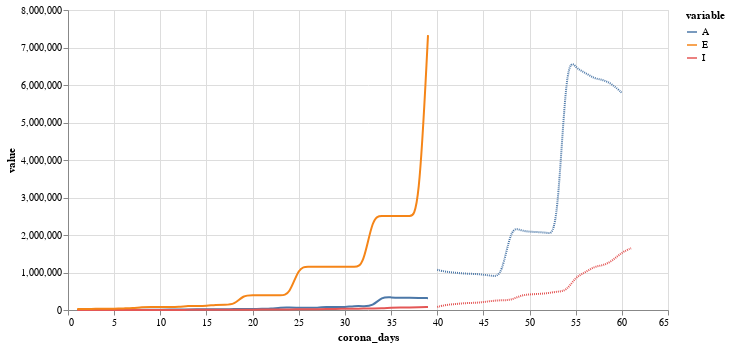

Notebook source saved alongside this figure:
### Code cell
# var_in_multi_line selects one of the 3 variables: I, E, A in the country comparison plot
olg.plot_data(p.countries, var_in_multi_line='I')

### Figure 1 — Vega-Lite specification as saved in the notebook (floating-point values rounded to 4 significant figures)
{"config": {"view": {"continuousWidth": 400, "continuousHeight": 300}}, "layer": [{"data": {"name": "data-004d66a80423bda6caea855366515eb5"}, "mark": {"type": "line", "interpolate": "basis"}, "encoding": {"color": {"type": "nominal", "field": "variable"}, "x": {"type": "quantitative", "field": "corona_days"}, "y": {"type": "quantitative", "field": "value"}}}, {"data": {"name": "data-338cbf970f922605985613644177cfb1"}, "mark": {"type": "line", "interpolate": "basis", "strokeDash": [1, 1]}, "encoding": {"color": {"type": "nominal", "field": "variable"}, "x": {"type": "quantitative", "field": "corona_days"}, "y": {"type": "quantitative", "field": "value"}}}], "height": 300, "width": 600, "$schema": "https://vega.github.io/schema/vega-lite/v4.0.2.json", "datasets": {"data-004d66a80423bda6caea855366515eb5": [{"corona_days": 1, "variable": "A", "value": 1076}, {"corona_days": 2, "variable": "A", "value": 1016}, {"corona_days": 3, "variable": "A", "value": 1327}, {"corona_days": 4, "variable": "A", "value": 2424}, {"corona_days": 5, "variable": "A", "value": 4077}, {"corona_days": 6, "variable": "A", "value": 5208}, {"corona_days": 7, "variable": "A", "value": 4919}, {"corona_days": 8, "variable": "A", "value": 4662}, {"corona_days": 9, "variable": "A", "value": 6837}, {"corona_days": 10, "variable": "A", "value": 8915}, {"corona_days": 11, "variable": "A", "value": 10805}, {"corona_days": 12, "variable": "A", "value": 14198}, {"corona_days": 13, "variable": "A", "value": 14955}, {"corona_days": 14, "variable": "A", "value": 17330}, {"corona_days": 15, "variable": "A", "value": 22323}, {"corona_days": 16, "variable": "A", "value": 21134}, {"corona_days": 17, "variable": "A", "value": 20654}, {"corona_days": 18, "variable": "A", "value": 25041}, {"corona_days": 19, "variable": "A", "value": 23727}, {"corona_days": 20, "variable": "A", "value": 24674}, {"corona_days": 21, "variable": "A", "value": 33529}, {"corona_days": 22, "variable": "A", "value": 31794}, {"corona_days": 23, "variable": "A", "value": 67537}, {"corona_days": 24, "variable": "A", "value": 63885}, {"corona_days": 25, "variable": "A", "value": 62758}, {"corona_days": 26, "variable": "A", "value": 60679}, {"corona_days": 27, "variable": "A", "value": 58170}, {"corona_days": 28, "variable": "A", "value": 82646}, {"corona_days": 29, "variable": "A", "value": 78354}, {"corona_days": 30, "variable": "A", "value": 77549}, {"corona_days": 31, "variable": "A", "value": 107386}, {"corona_days": 32, "variable": "A", "value": 101824}, {"corona_days": 33, "variable": "A", "value": 98963}, {"corona_days": 34, "variable": "A", "value": 353428}, {"corona_days": 35, "variable": "A", "value": 333801}, {"corona_days": 36, "variable": "A", "value": 328496}, {"corona_days": 37, "variable": "A", "value": 326873}, {"corona_days": 38, "variable": "A", "value": 323602}, {"corona_days": 39, "variable": "A", "value": 316047}, {"corona_days": 1, "variable": "I", "value": 116}, {"corona_days": 2, "variable": "I", "value": 176}, {"corona_days": 3, "variable": "I", "value": 196}, {"corona_days": 4, "variable": "I", "value": 269}, {"corona_days": 5, "variable": "I", "value": 404}, {"corona_days": 6, "variable": "I", "value": 632}, {"corona_days": 7, "variable": "I", "value": 921}, {"corona_days": 8, "variable": "I", "value": 1178}, {"corona_days": 9, "variable": "I", "value": 1370}, {"corona_days": 10, "variable": "I", "value": 1739}, {"corona_days": 11, "variable": "I", "value": 2221}, {"corona_days": 12, "variable": "I", "value": 2803}, {"corona_days": 13, "variable": "I", "value": 3570}, {"corona_days": 14, "variable": "I", "value": 4366}, {"corona_days": 15, "variable": "I", "value": 5284}, {"corona_days": 16, "variable": "I", "value": 6473}, {"corona_days": 17, "variable": "I", "value": 6953}, {"corona_days": 18, "variable": "I", "value": 6954}, {"corona_days": 19, "variable": "I", "value": 8268}, {"corona_days": 20, "variable": "I", "value": 9328}, {"corona_days": 21, "variable": "I", "value": 10575}, {"corona_days": 22, "variable": "I", "value": 12310}, {"corona_days": 23, "variable": "I", "value": 13144}, {"corona_days": 24, "variable": "I", "value": 16796}, {"corona_days": 25, "variable": "I", "value": 17923}, {"corona_days": 26, "variable": "I", "value": 20002}, {"corona_days": 27, "variable": "I", "value": 22511}, {"corona_days": 28, "variable": "I", "value": 25269}, {"corona_days": 29, "variable": "I", "value": 29561}, {"corona_days": 30, "variable": "I", "value": 30366}, {"corona_days": 31, "variable": "I", "value": 33599}, {"corona_days": 32, "variable": "I", "value": 39161}, {"corona_days": 33, "variable": "I", "value": 42022}, {"corona_days": 34, "variable": "I", "value": 42023}, {"corona_days": 35, "variable": "I", "value": 61650}, {"corona_days": 36, "variable": "I", "value": 66955}, {"corona_days": 37, "variable": "I", "value": 68578}, {"corona_days": 38, "variable": "I", "value": 71849}, {"corona_days": 39, "variable": "I", "value": 79404}, {"corona_days": 1, "variable": "E", "value": 27607}, {"corona_days": 2, "variable": "E", "value": 27607}, {"corona_days": 3, "variable": "E", "value": 31995}, {"corona_days": 4, "variable": "E", "value": 31995}, {"corona_days": 5, "variable": "E", "value": 34002}, {"corona_days": 6, "variable": "E", "value": 44104}, {"corona_days": 7, "variable": "E", "value": 44104}, {"corona_days": 8, "variable": "E", "value": 80681}, {"corona_days": 9, "variable": "E", "value": 80681}, {"corona_days": 10, "variable": "E", "value": 80681}, {"corona_days": 11, "variable": "E", "value": 80681}, {"corona_days": 12, "variable": "E", "value": 80681}, {"corona_days": 13, "variable": "E", "value": 107915}, {"corona_days": 14, "variable": "E", "value": 107915}, {"corona_days": 15, "variable": "E", "value": 107915}, {"corona_days": 16, "variable": "E", "value": 140985}, {"corona_days": 17, "variable": "E", "value": 140985}, {"corona_days": 18, "variable": "E", "value": 140985}, {"corona_days": 19, "variable": "E", "value": 395451}, {"corona_days": 20, "variable": "E", "value": 395451}, {"corona_days": 21, "variable": "E", "value": 395451}, {"corona_days": 22, "variable": "E", "value": 395451}, {"corona_days": 23, "variable": "E", "value": 395451}, {"corona_days": 24, "variable": "E", "value": 395451}, {"corona_days": 25, "variable": "E", "value": 1153495}, {"corona_days": 26, "variable": "E", "value": 1153495}, {"corona_days": 27, "variable": "E", "value": 1153495}, {"corona_days": 28, "variable": "E", "value": 1153495}, {"corona_days": 29, "variable": "E", "value": 1153495}, {"corona_days": 30, "variable": "E", "value": 1153495}, {"corona_days": 31, "variable": "E", "value": 1153495}, {"corona_days": 32, "variable": "E", "value": 1153495}, {"corona_days": 33, "variable": "E", "value": 2504987}, {"corona_days": 34, "variable": "E", "value": 2504987}, {"corona_days": 35, "variable": "E", "value": 2504987}, {"corona_days": 36, "variable": "E", "value": 2504987}, {"corona_days": 37, "variable": "E", "value": 2504987}, {"corona_days": 38, "variable": "E", "value": 2504987}, {"corona_days": 39, "variable": "E", "value": 7329983}], "data-338cbf970f922605985613644177cfb1": [{"corona_days": 40, "variable": "A", "value": 1072668}, {"corona_days": 41, "variable": "A", "value": 1012199}, {"corona_days": 42, "variable": "A", "value": 995173}, {"corona_days": 43, "variable": "A", "value": 968422}, {"corona_days": 44, "variable": "A", "value": 964213}, {"corona_days": 45, "variable": "A", "value": 943895}, {"corona_days": 46, "variable": "A", "value": 908283}, {"corona_days": 47, "variable": "A", "value": 891009}, {"corona_days": 48, "variable": "A", "value": 2243337}, {"corona_days": 49, "variable": "A", "value": 2118659}, {"corona_days": 50, "variable": "A", "value": 2086071}, {"corona_days": 51, "variable": "A", "value": 2076343}, {"corona_days": 52, "variable": "A", "value": 2058303}, {"corona_days": 53, "variable": "A", "value": 2010826}, {"corona_days": 54, "variable": "A", "value": 6828364}, {"corona_days": 55, "variable": "A", "value": 6443182}, {"corona_days": 56, "variable": "A", "value": 6336360}, {"corona_days": 57, "variable": "A", "value": 6168489}, {"corona_days": 58, "variable": "A", "value": 6142181}, {"corona_days": 59, "variable": "A", "value": 6014653}, {"corona_days": 60, "variable": "A", "value": 5791057}, {"corona_days": 40, "variable": "I", "value": 80827}, {"corona_days": 41, "variable": "I", "value": 141296}, {"corona_days": 42, "variable": "I", "value": 158322}, {"corona_days": 43, "variable": "I", "value": 185073}, {"corona_days": 44, "variable": "I", "value": 189282}, {"corona_days": 45, "variable": "I", "value": 209600}, {"corona_days": 46, "variable": "I", "value": 245212}, {"corona_days": 47, "variable": "I", "value": 262486}, {"corona_days": 48, "variable": "I", "value": 261649}, {"corona_days": 49, "variable": "I", "value": 386327}, {"corona_days": 50, "variable": "I", "value": 418915}, {"corona_days": 51, "variable": "I", "value": 428643}, {"corona_days": 52, "variable": "I", "value": 446683}, {"corona_days": 53, "variable": "I", "value": 494160}, {"corona_days": 54, "variable": "I", "value": 501618}, {"corona_days": 55, "variable": "I", "value": 886800}, {"corona_days": 56, "variable": "I", "value": 993622}, {"corona_days": 57, "variable": "I", "value": 1161493}, {"corona_days": 58, "variable": "I", "value": 1187801}, {"corona_days": 59, "variable": "I", "value": 1315329}, {"corona_days": 60, "variable": "I", "value": 1538925}, {"corona_days": 61, "variable": "I", "value": 1647251}]}}
